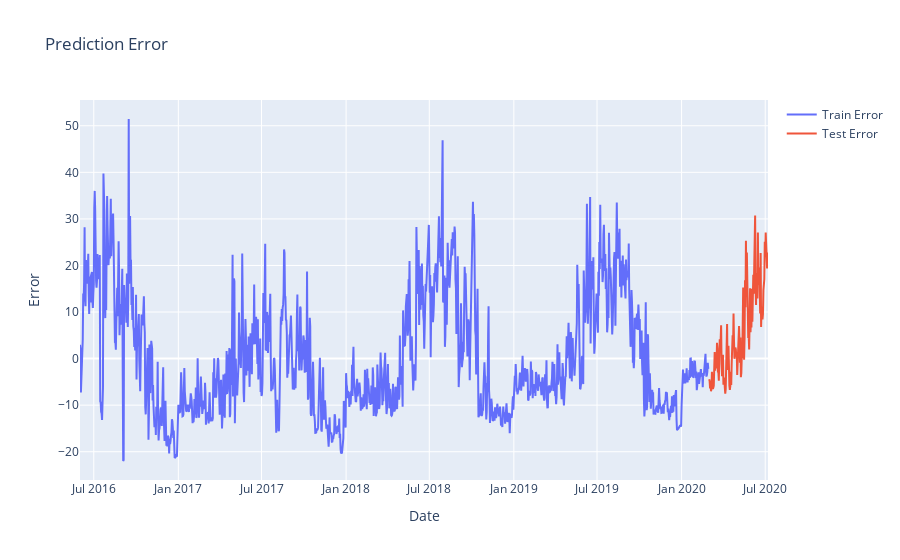

The notebook cell this image was saved under:
### Code cell
train_data['error'] = y_train - train_data['trend_pred']
test_data['error'] = y_test - test_data['trend_pred']

fig = go.Figure()
fig.add_trace(go.Scatter(x=train_data['date'], y=train_data['error'], mode='lines', name='Train Error'))
fig.add_trace(go.Scatter(x=test_data['date'], y=test_data['error'], mode='lines', name='Test Error'))
fig.update_layout(title='Prediction Error', xaxis_title='Date', yaxis_title='Error')
fig.show()

### Figure 1 — Plotly figure (JSON) as saved in the notebook; plotly's stock layout.template omitted (floating-point values rounded to 4 significant figures; data arrays with more than 128 entries replaced by an {"elided": "..."} marker saying what was removed)
{"data": [{"mode": "lines", "name": "Train Error", "type": "scatter", "x": {"elided": "1369 str values"}, "y": {"elided": "1369 float values"}}, {"mode": "lines", "name": "Test Error", "type": "scatter", "x": {"elided": "129 str values"}, "y": {"elided": "129 float values"}}], "layout": {"title": {"text": "Prediction Error"}, "xaxis": {"title": {"text": "Date"}}, "yaxis": {"title": {"text": "Error"}}}}
